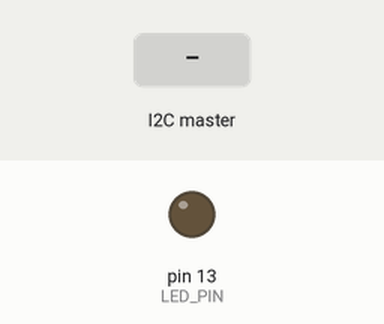
Recording of a sketch running on a simulated Arduino Uno, built with avr-gcc and run on an emulated ATmega328P. Shown: output pins drawn as LEDs (lit = HIGH). Dashed ring = blinking. The inputs (shaded band) are chosen by the test bench.

Above: at 1.2 s.
1.3 s: the I2C master sends the byte 2
At 1.55 s:
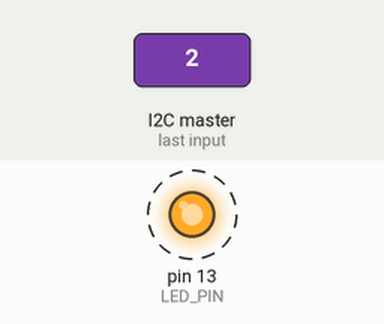
Timing chart, 0 to 4.3 s (numbered marks = the images above; inputs shaded):
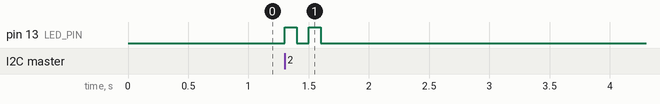

The sketch:

slave.ino
```cpp
#include <Wire.h>

#define LED_PIN 13

int x;

void setup() {
  Wire.begin(9);                // Start I2C Bus as a Slave (Device Number 9)
  Wire.onReceive(receiveEvent); // register event
  pinMode(LED_PIN, OUTPUT);
  digitalWrite(LED_PIN, LOW);
  x = -1;
}

void loop() {
  //If value received is 0 blink LED 1
  if (x != -1) {
    if ( x < 6) {
      for (int i = 0; i < x; i++) {
        digitalWrite(LED_PIN, HIGH);
        delay (100);
        digitalWrite(LED_PIN, LOW);
        delay (100);
      }
    } else {
        digitalWrite(LED_PIN, HIGH);
        delay (500);
        digitalWrite(LED_PIN, LOW);
    }
  }
  x = -1;
}

void receiveEvent(int howMany) {
  x = Wire.read();    // receive byte as an integer
}
```

Measured:
- after the input at 1.3 s, pin 13 (LED_PIN): alternates HIGH for 0.10 s and LOW for 0.10 s, 4 changes in all, then stays LOW, starting at once
